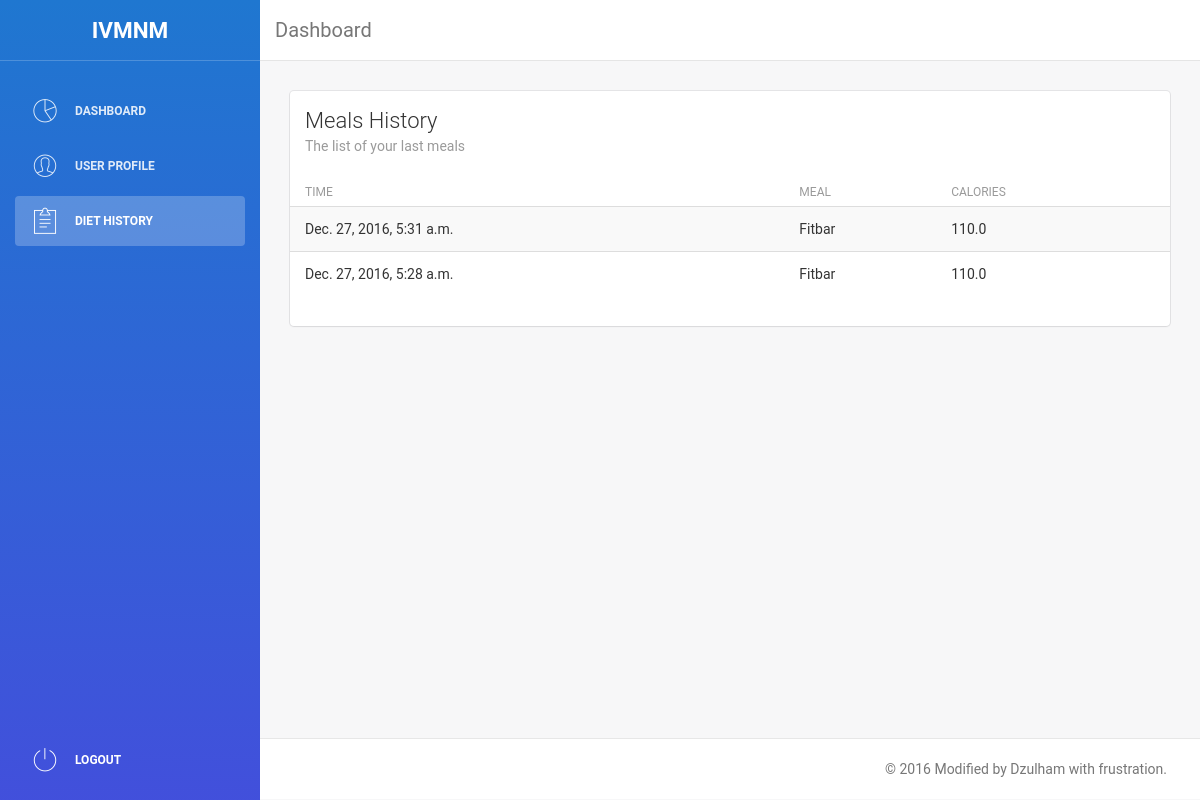
Before: /dashboard/history (signed in) with the older database file.
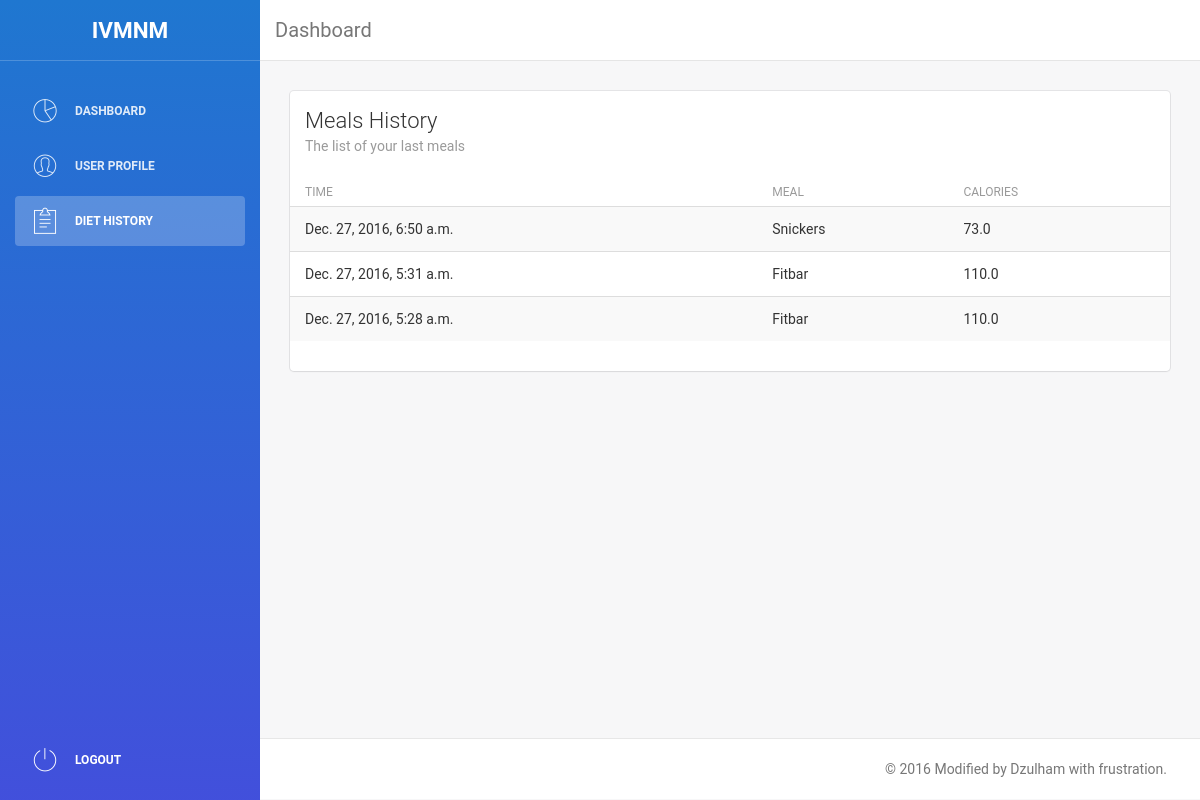
After: the same page with the newer database file.
### dashboard/models.py (models this page shows, shortened)
class History(models.Model) :
	user = models.ForeignKey(User, on_delete=models.CASCADE, default=None, blank=True, null=True)
	meal 	= models.ForeignKey(Meal, on_delete=models.CASCADE, default=None, blank=True, null=True)
	time	= models.DateTimeField(default=now)

class Meal(models.Model) :
	name	= models.CharField(max_length=1024)
	calorie	= models.FloatField()
	imgurl  = models.CharField(max_length=1024)

### dashboard/views.py (the view)
@login_required(login_url='/login')
def history(req) :
	user = req.user
	diet_history = History.objects.filter(user=user).order_by('time')[::-1]
	context = {'diet_history': diet_history}
	return render(req, 'dashboard/history.html', context)

### dashboard/templates/dashboard/history.html (shortened to what the changed rows need)
<!doctype html>
<html lang="en">
<head>
    <link href="/static/dashboard/css/bootstrap.min.css" rel="stylesheet" />
    <link href="/static/dashboard/css/animate.min.css" rel="stylesheet" />
    <link href="/static/dashboard/css/light-bootstrap-dashboard.css" rel="stylesheet" />
    <link href="/static/dashboard/css/font-awesome.min.css" rel="stylesheet" />
    <link href="/static/dashboard/css/font-roboto.css" rel='stylesheet' type='text/css' />
    <link href="/static/dashboard/css/pe-icon-7-stroke.css" rel="stylesheet" />
</head>
<body>
    <div class="wrapper">
        <div class="main-panel">
            <div class="content">
                <div class="container-fluid">
                    <div class="row">
                        <div class="col-md-12">
                            <div class="card">
                                <div class="content table-responsive table-full-width">
                                    <table class="table table-striped">
                                        <thead>
                                            <th>Time</th>
                                            <th>Meal</th>
                                            <th>Calories</th>
                                        </thead>
                                        <tbody>
                                            {% if diet_history %} {% for diet in diet_history %} {% if diet.user.id is user.id %}
                                            <tr>
                                                <td>{{ diet.time }}</td>
                                                <td>{{ diet.meal.name }}</td>
                                                <td>{{ diet.meal.calorie }}</td>
                                            </tr>
                                            {% endif %} {% endfor %} {% endif %}
                                        </tbody>
                                    </table>
                                </div>
                            </div>
                        </div>
                    </div>
                </div>
            </div>
        </div>
    </div>
</body>
</html>

Changed rows visible on the page:
added History: time "Dec. 27, 2016, 6:50 a.m.", meal.name "Snickers", meal.calorie "73.0"
